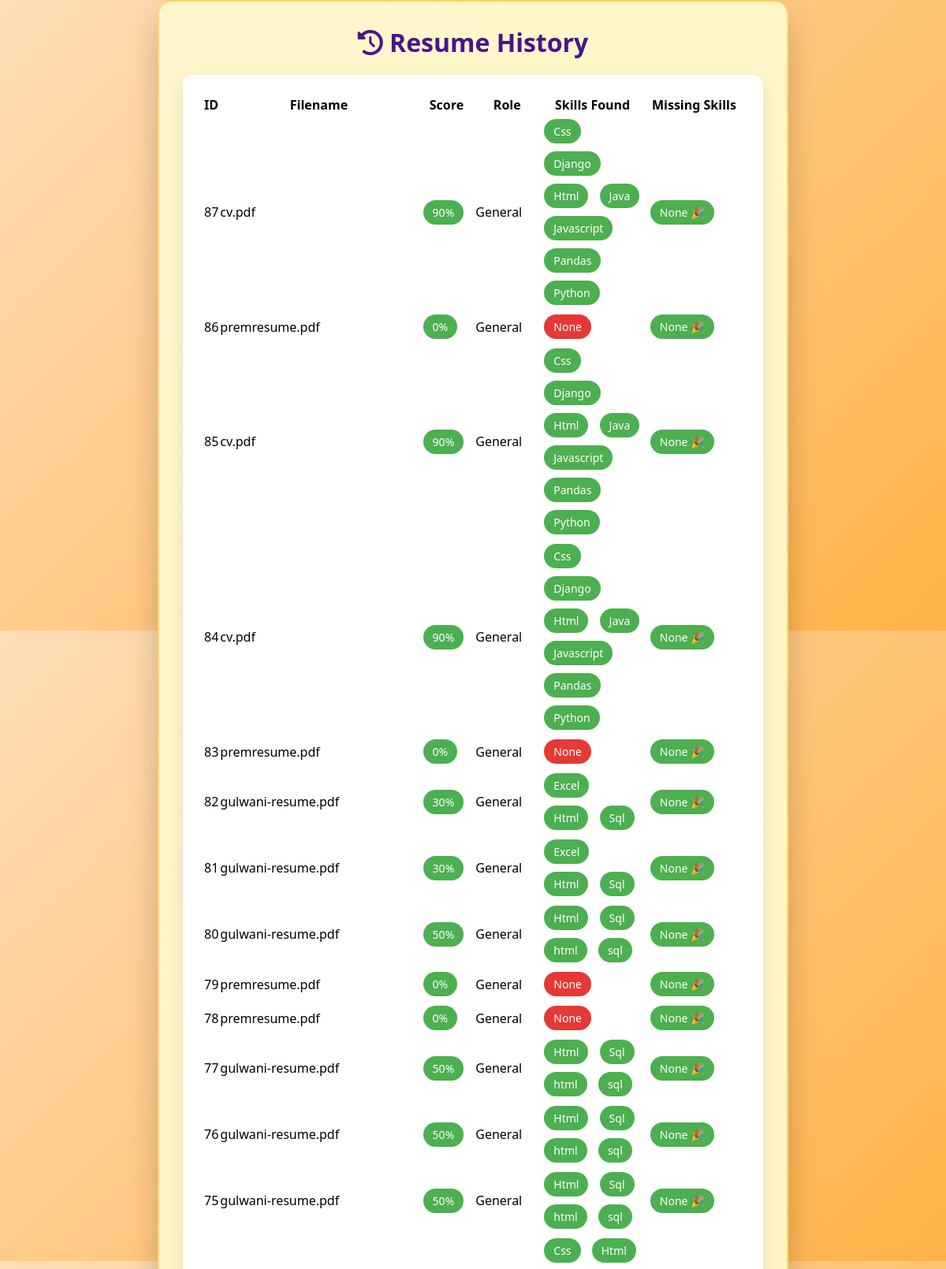
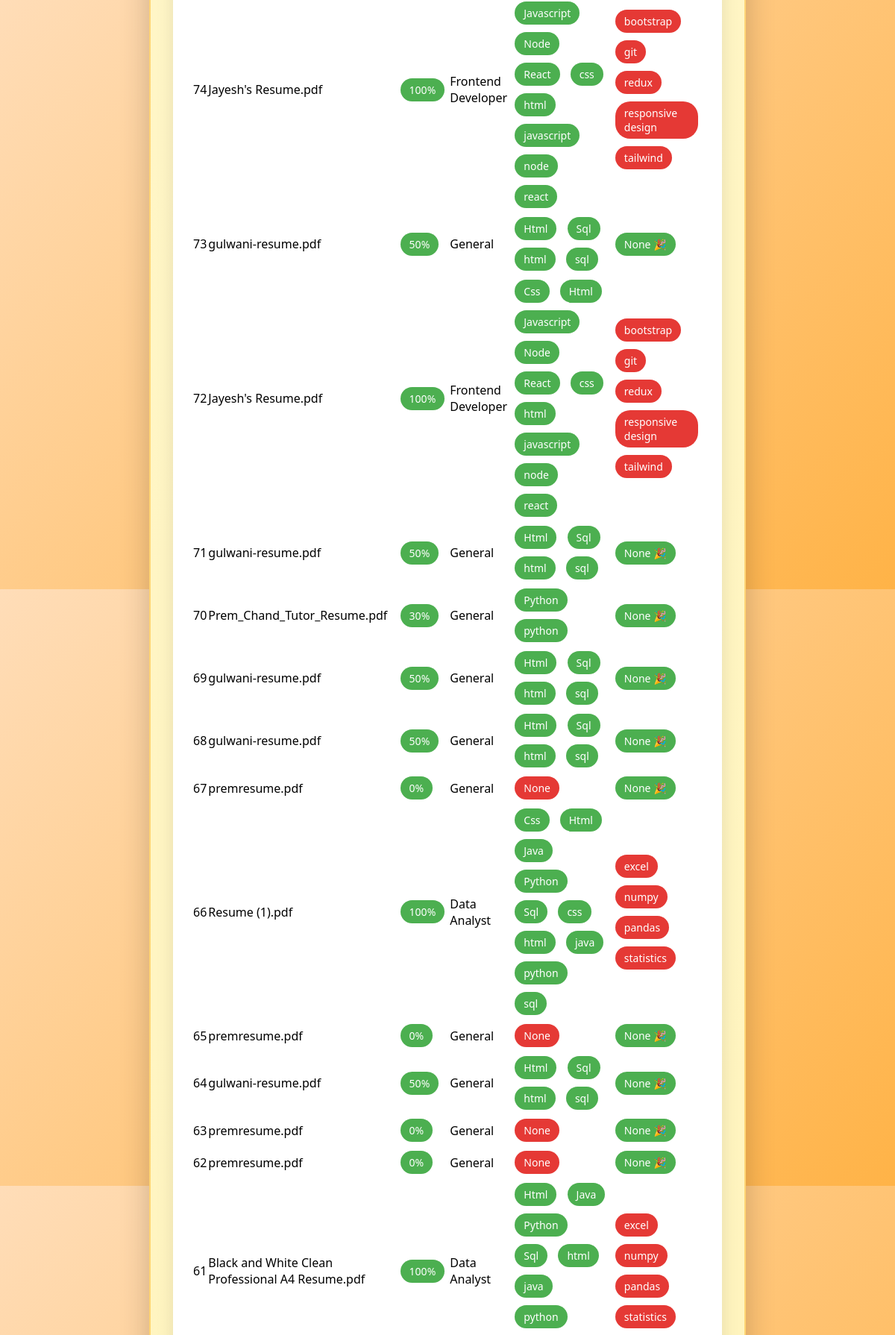
The app's page /history (upper part) with its own data (2 pictures, top to bottom).
### app.py (models this page shows)
class Resume(db.Model):
    id = db.Column(db.Integer, primary_key=True)
    filename = db.Column(db.String(200))
    score = db.Column(db.Integer)
    role = db.Column(db.String(100))
    skills_found = db.Column(db.Text)
    missing_skills = db.Column(db.Text)

### app.py (the view)
@app.route("/history")
def history():
    resumes = Resume.query.order_by(Resume.id.desc()).all()
    return render_template("history.html", resumes=resumes)

### templates/history.html (shortened to what this page needs)
<!DOCTYPE html>
<html lang="en">
<head>
    <link rel="stylesheet" href="{{ url_for('static', filename='style.css') }}">
    <link rel="stylesheet"
        href="https://cdnjs.cloudflare.com/ajax/libs/font-awesome/6.5.0/css/all.min.css">
</head>
<body>
<div class="container">
    <h1><i class="fa-solid fa-clock-rotate-left"></i> Resume History</h1>
    {% if resumes %}
    <div class="card">
        <div class="table-wrapper">
            <table class="history-table">
                <thead>
                    <tr>
                        <th>ID</th>
                        <th>Filename</th>
                        <th>Score</th>
                        <th>Role</th>
                        <th>Skills Found</th>
                        <th>Missing Skills</th>
                    </tr>
                </thead>
                <tbody>
                    {% for r in resumes %}
                    <tr>
                        <td>{{ r.id }}</td>
                        <td>{{ r.filename }}</td>
                        <td>
                            <span class="tag success">{{ r.score }}%</span>
                        </td>
                        <td>{{ r.role }}</td>
                        <td>
                            {% if r.skills_found %}
                                {% for s in r.skills_found.split(",") %}
                                    <span class="tag success">{{ s.strip() }}</span>
                                {% endfor %}
                            {% else %}
                                <span class="tag danger">None</span>
                            {% endif %}
                        </td>
                        <td>
                            {% if r.missing_skills %}
                                {% for ms in r.missing_skills.split(",") %}
                                    <span class="tag danger">{{ ms.strip() }}</span>
                                {% endfor %}
                            {% else %}
                                <span class="tag success">None 🎉</span>
                            {% endif %}
                        </td>
                    </tr>
                    {% endfor %}
                </tbody>
            </table>
        </div>
    </div>
    {% else %}
    <div class="card">
        <p style="text-align:center;">No resumes analyzed yet 📄</p>
    </div>
    {% endif %}
</div>
</body>
</html>

### static/style.css (style rules this page uses)
* { box-sizing: border-box; margin: 0; padding: 0; font-family: "Segoe UI", sans-serif; }
body { min-height: 100vh; display: flex; justify-content: center; align-items: center; background: linear-gradient(135deg, #ffddb8, #ffb347); }
.container { width: 90%; max-width: 800px; padding: 30px; border-radius: 18px; background: linear-gradient(135deg, #fff7cc, #ffec99); box-shadow: 0 20px 40px rgba(0, 0, 0, 0.2); border: 2px solid rgba(255, 165, 0, 0.4); }
h1 { text-align: center; color: #4a148c; margin-bottom: 20px; }
.card { background: white; padding: 25px; border-radius: 12px; box-shadow: 0 10px 25px rgba(0,0,0,0.1); margin-top: 20px; }
.tag { display: inline-block; padding: 6px 12px; margin: 5px; border-radius: 20px; font-size: 14px; }
.success { background: #4caf50; color: white; }
.danger { background: #e53935; color: white; }

### records on screen
Resume: id "87", filename "cv.pdf", score "90", role "General", strip "Css" "Django" "Html" "Java" "Javascript" "Pandas" "Python", missing_skills "None 🎉"
Resume: id "86", filename "premresume.pdf", score "0", role "General", skills_found "None", missing_skills "None 🎉"
Resume: id "85", filename "cv.pdf", score "90", role "General", strip "Css" "Django" "Html" "Java" "Javascript" "Pandas" "Python", missing_skills "None 🎉"
Resume: id "84", filename "cv.pdf", score "90", role "General", strip "Css" "Django" "Html" "Java" "Javascript" "Pandas" "Python", missing_skills "None 🎉"
Resume: id "83", filename "premresume.pdf", score "0", role "General", skills_found "None", missing_skills "None 🎉"
Resume: id "82", filename "gulwani-resume.pdf", score "30", role "General", strip "Excel" "Html" "Sql", missing_skills "None 🎉"
Resume: id "81", filename "gulwani-resume.pdf", score "30", role "General", strip "Excel" "Html" "Sql", missing_skills "None 🎉"
Resume: id "80", filename "gulwani-resume.pdf", score "50", role "General", strip "Html" "Sql" "html" "sql", missing_skills "None 🎉"
Resume: id "79", filename "premresume.pdf", score "0", role "General", skills_found "None", missing_skills "None 🎉"
Resume: id "78", filename "premresume.pdf", score "0", role "General", skills_found "None", missing_skills "None 🎉"
Resume: id "77", filename "gulwani-resume.pdf", score "50", role "General", strip "Html" "Sql" "html" "sql", missing_skills "None 🎉"
Resume: id "76", filename "gulwani-resume.pdf", score "50", role "General", strip "Html" "Sql" "html" "sql", missing_skills "None 🎉"
Resume: id "75", filename "gulwani-resume.pdf", score "50", role "General", strip "Html" "Sql" "html" "sql", missing_skills "None 🎉"
Resume: id "74", filename "Jayesh's Resume.pdf", score "100", role "Frontend Developer", strip "Css" "Html" "Javascript" "Node" "React" "css" "html" "javascript" "node" "react", strip "bootstrap" "git" "redux" "responsive design" "tailwind"
Resume: id "73", filename "gulwani-resume.pdf", score "50", role "General", strip "Html" "Sql" "html" "sql", missing_skills "None 🎉"
Resume: id "72", filename "Jayesh's Resume.pdf", score "100", role "Frontend Developer", strip "Css" "Html" "Javascript" "Node" "React" "css" "html" "javascript" "node" "react", strip "bootstrap" "git" "redux" "responsive design" "tailwind"
Resume: id "71", filename "gulwani-resume.pdf", score "50", role "General", strip "Html" "Sql" "html" "sql", missing_skills "None 🎉"
Resume: id "70", filename "Prem_Chand_Tutor_Resume.pdf", score "30", role "General", strip "Python" "python", missing_skills "None 🎉"
Resume: id "69", filename "gulwani-resume.pdf", score "50", role "General", strip "Html" "Sql" "html" "sql", missing_skills "None 🎉"
Resume: id "68", filename "gulwani-resume.pdf", score "50", role "General", strip "Html" "Sql" "html" "sql", missing_skills "None 🎉"
Resume: id "67", filename "premresume.pdf", score "0", role "General", skills_found "None", missing_skills "None 🎉"
Resume: id "66", filename "Resume (1).pdf", score "100", role "Data Analyst", strip "Css" "Html" "Java" "Python" "Sql" "css" "html" "java" "python" "sql", strip "excel" "numpy" "pandas" "statistics"
Resume: id "65", filename "premresume.pdf", score "0", role "General", skills_found "None", missing_skills "None 🎉"
Resume: id "64", filename "gulwani-resume.pdf", score "50", role "General", strip "Html" "Sql" "html" "sql", missing_skills "None 🎉"
Resume: id "63", filename "premresume.pdf", score "0", role "General", skills_found "None", missing_skills "None 🎉"
Resume: id "62", filename "premresume.pdf", score "0", role "General", skills_found "None", missing_skills "None 🎉"
Resume: id "61", filename "Black and White Clean Professional A4 Resume.pdf", score "100", role "Data Analyst", strip "Html" "Java" "Python" "Sql" "html" "java" "python", strip "excel" "numpy" "pandas" "statistics"
